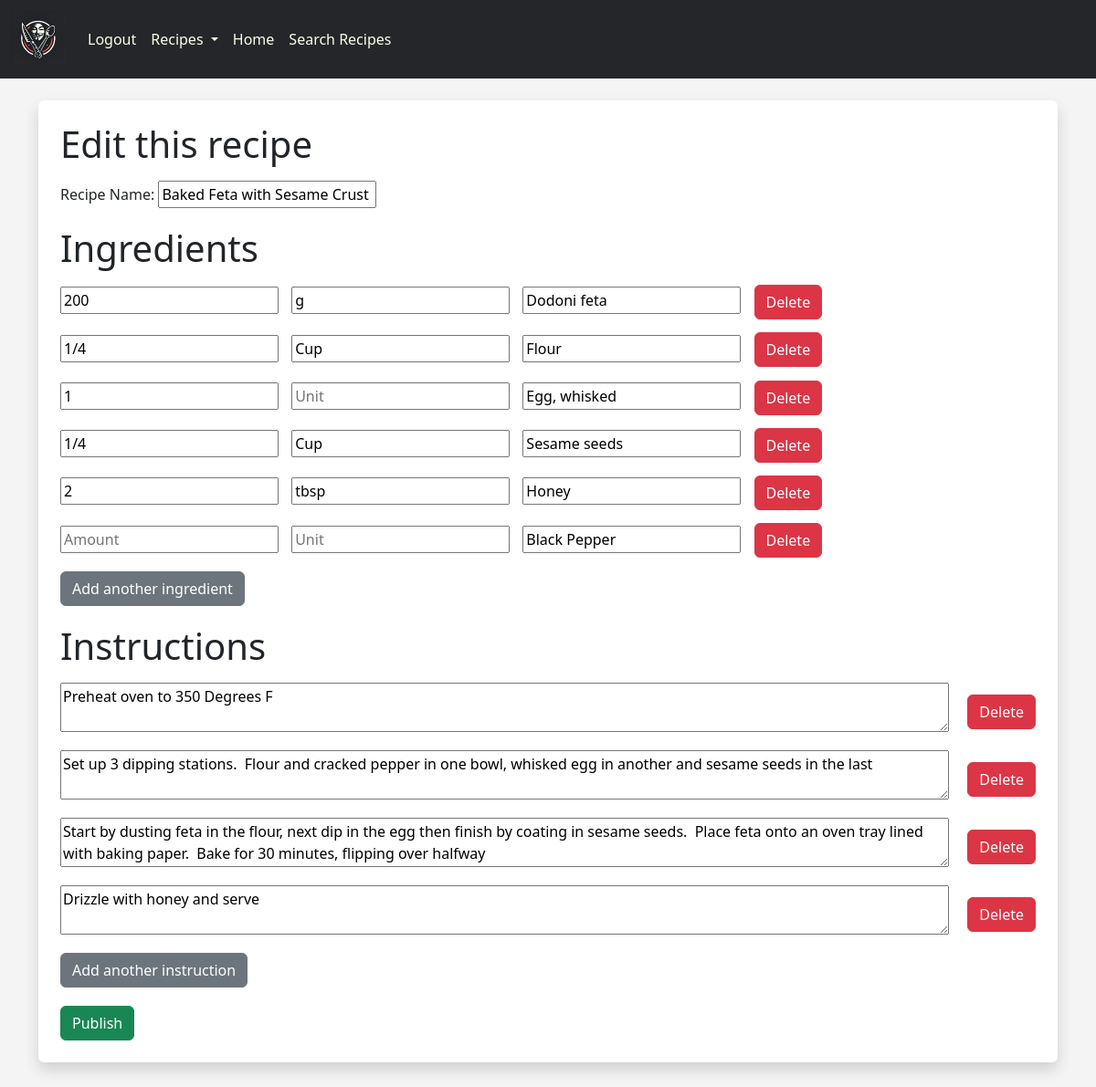
Screenshot of /voxpopulirecipes/submit_recipe/11/ (signed in) with the database file from the repository.
### voxpopulirecipes/models.py (models this page shows, shortened)
class Recipe(models.Model):
    title = models.CharField(max_length=200)
    pub_date = models.DateTimeField("date published")
    created_by = models.CharField(max_length=200, blank=True, null=True)

class Ingredient(models.Model):
    recipe = models.ForeignKey(Recipe, on_delete=models.CASCADE)
    ingredient_text = models.CharField(max_length=200) #required
    ingredient_amount = models.CharField(max_length=200, blank=True, null=True) #optional
    ingredient_unit = models.CharField(max_length=200, blank=True, null=True) #optional

class Instruction(models.Model):
    recipe = models.ForeignKey(Recipe, on_delete=models.CASCADE)
    instruction_text = models.CharField(max_length=500)
    instruction_order = models.IntegerField(default=0)

### voxpopulirecipes/views.py (the view, shortened to what this page needs)
# urls.py: path("submit_recipe/", views.submit_recipe, name="submit_recipe"),
def submit_recipe(request, recipe_id=None):
    if recipe_id:
        recipe = get_object_or_404(Recipe, id=recipe_id)
    else:
        recipe = None
    return render(request, 'voxpopulirecipes/submit_recipe.html', {'recipe': recipe})

### voxpopulirecipes/templates/voxpopulirecipes/submit_recipe.html (shortened to what this page needs)
{% extends 'voxpopulirecipes/base.html' %}
{% block content %}
{% if user.is_authenticated %}
    <div class='shadow p-4 mb-5 bg-body rounded'>
    <form action="{% if recipe %}{% url 'voxpopulirecipes:submit_recipe' recipe.id %}{% else %}{% url 'voxpopulirecipes:submit_recipe' %}{% endif %}" method="post">
        {% if recipe %}
        <fieldset>
            <fieldset id="recipe-name-section" class="create_section">
                <legend><h1>Edit this recipe</h1></legend>
                <label for="id_title">Recipe Name:</label>
                <input autofocus type="text" name="title" id="id_title" value="{{ recipe.title }}" required>
            </fieldset>
            <fieldset id="ingredients-section" class="create_section">
                <legend><h1>Ingredients</h1></legend>
                {% for ingredient in recipe.ingredient_set.all %}
                <div class="ingredient">
                    <input type="text" name="ingredient_amount_{{ ingredient.id }}" placeholder="Amount" class="create_ingredient_input" value="{{ ingredient.ingredient_amount }}">
                    <input type="text" name="ingredient_unit_{{ ingredient.id }}" placeholder="Unit" class="create_ingredient_input" value="{{ ingredient.ingredient_unit }}">
                    <input type="text" name="ingredient_text_{{ ingredient.id }}" placeholder="Ingredient" class="create_ingredient_input" value="{{ ingredient.ingredient_text }}"required >
                    <button type="button" class="btn btn-danger" onclick="deleteIngredient(this, {{ ingredient.id }})">Delete</button>
                </div>
                {% endfor %}
                <button type="button" class="btn btn-secondary" id="add-ingredient">Add another ingredient</button>
            </fieldset>
            <fieldset id="instructions-section" class="create_section">
                <legend><h1>Instructions</h1></legend>
                {% for instruction in recipe.instruction_set.all %}
                <div class="instruction">
                    <textarea name="instruction_text_{{ instruction.id }}" placeholder="Instruction" class="create_instruction_input" required>{{ instruction.instruction_text }}</textarea>
                    <button type = "button" class="btn btn-danger" onclick="deleteInstruction(this, {{ instruction.id }})">Delete</button>
                </div>
                {% endfor %}
            <button type="button" class="btn btn-secondary" id="add-instruction">Add another instruction</button>
            </fieldset>
        </fieldset>
        <input type="submit" class="btn btn-success" value="Publish">
        {% endif %}
    </form>
    </div>
{% endif %}
{% endblock %}

### voxpopulirecipes/templates/voxpopulirecipes/base.html (style rules this page uses)
body { background-color: #f4f4f4; }

### voxpopulirecipes/templates/voxpopulirecipes/submit_recipe.html (style rules this page uses)
.instruction { display: flex; align-items: center; gap: 10px; }
.create_instruction_input { flex:1; min-width: 200px; }
.btn-danger { flex-shrink: 0; }
.ingredient, .instruction { margin-bottom: 10px; }
.create_section { margin-bottom: 20px; }
.create_ingredient_input, .create_instruction_input { margin-right: 10px; margin-bottom: 10px; }
.create_instruction_input { width: 100%; }

### rows the page displays
Recipe: title "Baked Feta with Sesame Crust"
Ingredient: ingredient_amount "200", ingredient_unit "g", ingredient_text "Dodoni feta"
Ingredient: ingredient_amount "1/4", ingredient_unit "Cup", ingredient_text "Flour"
Ingredient: ingredient_amount "1", ingredient_text "Egg, whisked"
Ingredient: ingredient_amount "1/4", ingredient_unit "Cup", ingredient_text "Sesame seeds"
Ingredient: ingredient_amount "2", ingredient_unit "tbsp", ingredient_text "Honey"
Ingredient: ingredient_text "Black Pepper"
Instruction: id "Preheat oven to 350 Degrees F"
Instruction: id "Set up 3 dipping stations. Flour and cracked pepper in one bowl, whisked egg in another and sesame seeds in the last"
Instruction: id "Start by dusting feta in the flour, next dip in the egg then finish by coating in sesame seeds. Place feta onto an oven tray lined with baking paper. Bake for 30 minutes, flipping over halfway"
Instruction: id "Drizzle with honey and serve"
